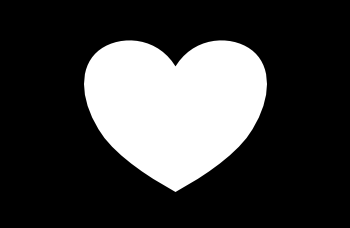
#> input picture images/mask1.png, 350 x 228 px
$ jupyter execute 01GrayScale_Histogram.ipynb   (shell and % lines are left out)
#> lines starting #> are read from the running program, lines starting #| are printed output that depends on the picture
[cell 1]
import numpy as np
import cv2
from matplotlib import pyplot as plt

import math

[cell 2]
image = cv2.imread("../../images/mask1.png")
#> image is the input picture: shape (228, 350, 3); min 0, max 255, mean 63.7
image = cv2.cvtColor(image, cv2.COLOR_BGR2GRAY)
#> image: shape (228, 350)
image.shape
#> Out = (228, 350)

[cell 3]
plt.imshow(image,cmap='gray')

### Hoistogram
cv2.calcHist(images,channels,mask,histSize,ranges)

channels: This is a list of indexes

[cell 4]
hist = cv2.calcHist([image], [0], None, [256], [0, 256])
#> hist = 256 values, max 59506 at index 0, min 0 at index 15, mean 311.7
hist.shape
#> Out = (256, 1)

[cell 5]
plt.figure()
plt.title("Grayscale Histogram")
plt.xlabel("Bins")
plt.ylabel("# of Pixels")
plt.plot(hist)
plt.xlim([-10, 256])
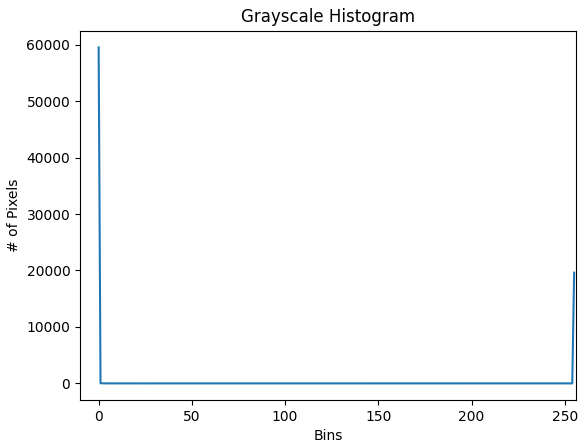
#> figure drawn by matplotlib, 1 panel; curve peaks at x = 0, y = 59506

[cell 6]
image = cv2.imread("../../images/beach.png")
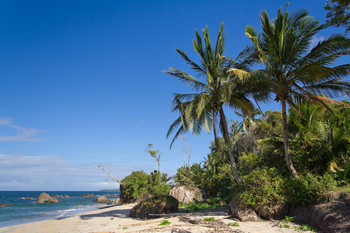
#> input picture images/beach.png, 350 x 233 px
#> image is the input picture: shape (233, 350, 3); mean B, G, R 136, 110.4, 78.6
#image = cv2.cvtColor(image, cv2.COLOR_BGR2RGBA)

[cell 7]
plt.imshow(cv2.cvtColor(image, cv2.COLOR_BGR2RGBA))

[cell 8]
ch = cv2.split(image)
ch[0]

[cell 9]
chans = cv2.split(image)
colors = ("b", "g", "r")
plt.figure()
plt.title("'Flattened' Color Histogram")
plt.xlabel("Bins")
plt.ylabel("# of Pixels")

for (chan, color) in zip(chans, colors):
    # Create a histogram for the current channel and plot it
    hist = cv2.calcHist([chan], [0], None, [256], [0, 256])
    plt.plot(hist, color = color)
    plt.xlim([0, 256])
#> this loop made 3 passes
#> color on passes 1 to 3: 'b', 'g', 'r'
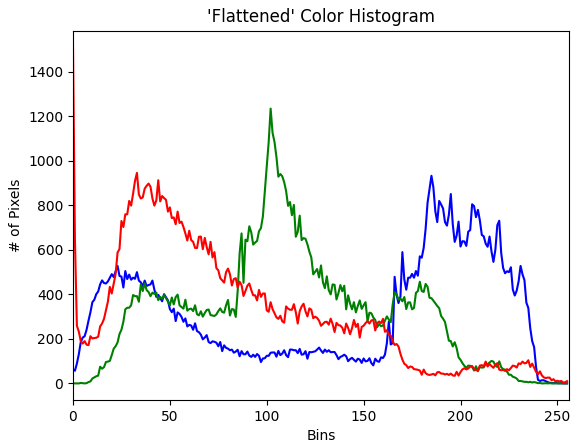
#> figure drawn by matplotlib, 1 panel; curve peaks at x = 185, y = 933; curve peaks at x = 102, y = 1235; curve peaks at x = 0, y = 1510

[cell 10]
bins = 32

fig = plt.figure(figsize=(10,10))

# Plot a 2D color histogram for green and blue
ax = fig.add_subplot(131)
hist = cv2.calcHist([chans[1], chans[0]], [0, 1], None,[bins, bins], [0, 256, 0, 256])
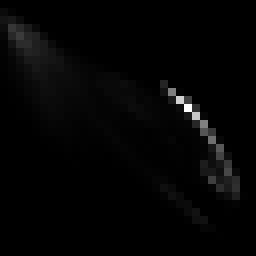
#> hist: shape (32, 32) float32 (shown 8 times larger); min 0, max 4300, mean 79.6; drawn with min black and max white
p = ax.imshow(hist, interpolation = "nearest")
ax.set_title("G and B")
plt.colorbar(p)

ax = fig.add_subplot(132)
hist = cv2.calcHist([chans[1], chans[2]], [0, 1], None,
    [bins, bins], [0, 256, 0, 256])
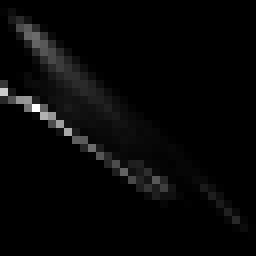
#> hist: shape (32, 32) float32 (shown 8 times larger); min 0, max 2800, mean 79.6; drawn with min black and max white
p = ax.imshow(hist, interpolation = "nearest")
ax.set_title("G and R")
plt.colorbar(p)

ax = fig.add_subplot(133)
hist = cv2.calcHist([chans[0], chans[2]], [0, 1], None,
    [bins, bins], [0, 256, 0, 256])
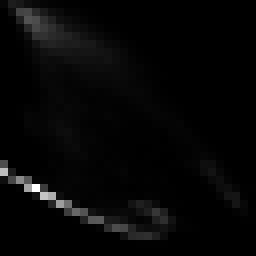
#> hist: shape (32, 32) float32 (shown 8 times larger); min 0, max 2991, mean 79.6; drawn with min black and max white
p = ax.imshow(hist, interpolation = "nearest")
ax.set_title("B and R")
plt.colorbar(p)


fig.tight_layout
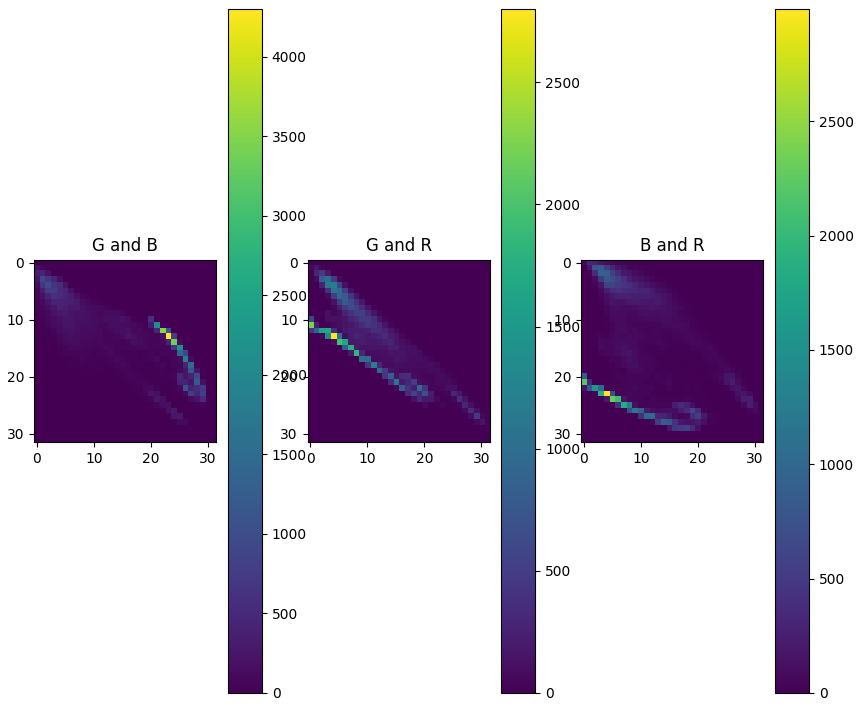
#> figure drawn by matplotlib, 6 panels

[cell 11]
print("2D histogram shape: {}, with {} values".format(hist.shape, hist.flatten().shape[0]))
#| 2D histogram shape: (32, 32), with 1024 values

[cell 12]
hist = cv2.calcHist([image], [0, 1, 2],None, [8, 8, 8], [0, 256, 0, 256, 0, 256])
print("3D histogram shape: {}, with {} values".format(hist.shape, hist.flatten().shape[0]))
#| 3D histogram shape: (8, 8, 8), with 512 values
